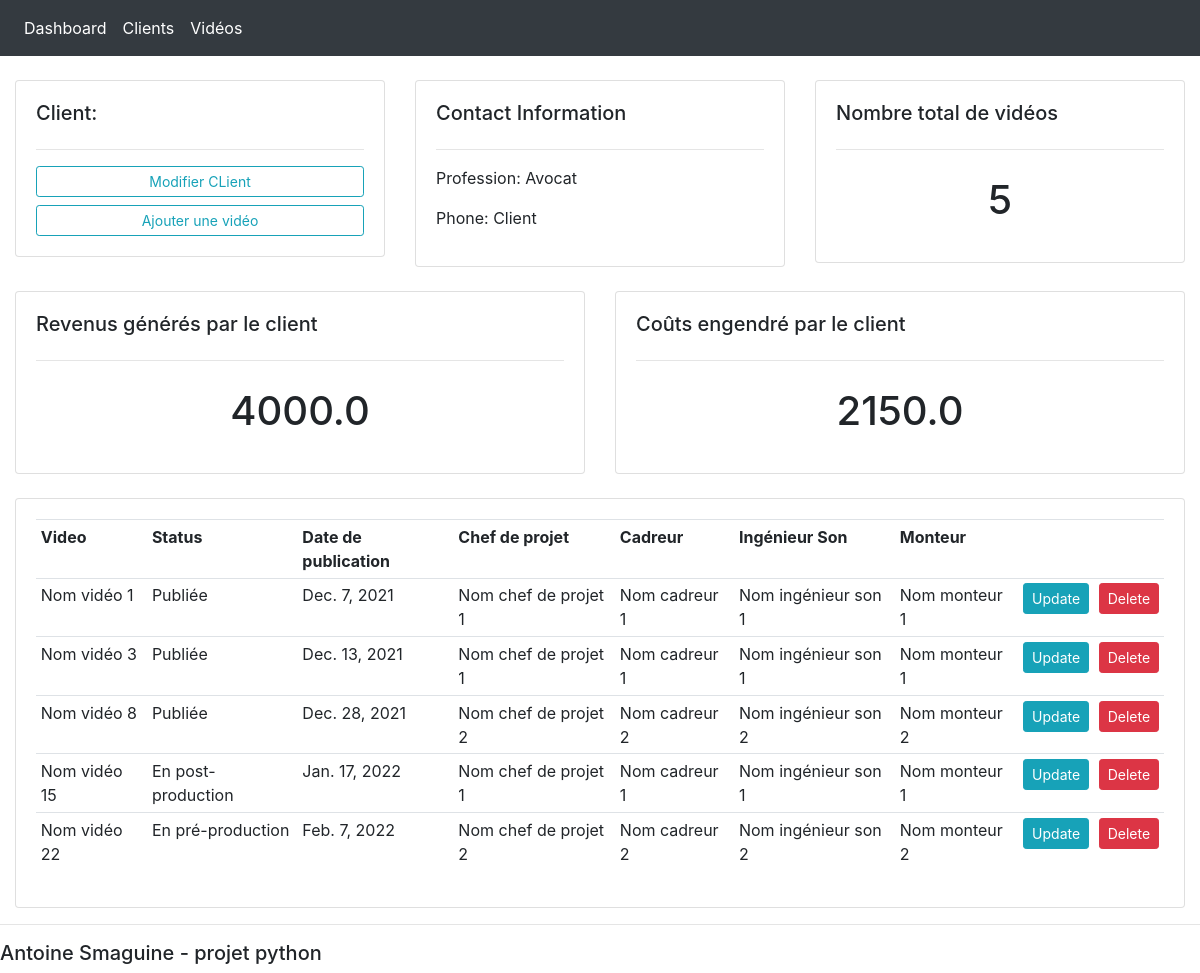
/client/1/, run on the app's committed database.
### dashboard/models.py (models this page shows, shortened)
class Client(models.Model):
    PROFESSION = (
        ('Avocat', 'Avocat'),
        ('Expert-comptable', 'Expert-comptable'),
        ('Maire', 'Maire')
    )
    STATUT = (
        ('Client','Client'),
        ('Lead qualifié','Lead qualifié'),
        ('Prospect','Prospect')
    )
    firstname = models.CharField(max_length=200, null=True, blank=True)
    lastname = models.CharField(max_length=200, null=True, blank=True)
    profession = models.CharField(max_length=200, null=True, blank=True, choices=PROFESSION)
    statut = models.CharField(max_length=200, null=True, blank=True, choices=STATUT)

class Video(models.Model):
    PRODUCTION_STAGE = (
        ('En pré-production', 'En pré-production'),
        ('En production', 'En production'),
        ('En post-production', 'En post-production'),
        ('Publiée', 'Publiée')
    )
    LIEU_TOURNAGE = (
        ('Studio 1','Studio 1'),
        ('Studio 2','Studio 2'),
        ('Studio 3', 'Studio 3')
    )
    videoName = models.CharField(max_length=200, null=True, blank=True)
    stage = models.CharField(max_length=200, null=True, blank=True, choices=PRODUCTION_STAGE)
    datePublication = models.DateField(null=True, blank=True)
    lieuTournage = models.CharField(max_length=200, null=True, blank=True, choices=LIEU_TOURNAGE)
    dateTournage = models.DateField(null=True, blank=True)
    heureTournage = models.TimeField(null=True, blank=True)
    revenusGen = models.FloatField(null=True, blank=True)
    client = models.ForeignKey(Client, null=True, blank=True, on_delete=models.SET_NULL)
    chefProjet = models.ForeignKey(ChefProjet, null=True, blank=True, on_delete=models.SET_NULL)
    cadreur = models.ForeignKey(Cadreur, null=True, blank=True, on_delete=models.SET_NULL)
    ingénieurSon = models.ForeignKey(IngenieurSon, null=True, blank=True, on_delete=models.SET_NULL)
    monteur = models.ForeignKey(Monteur, null=True, blank=True, on_delete=models.SET_NULL)
    impressionsLinkedin = models.FloatField(null=True, blank=True)
    likesLinkedin = models.FloatField(null=True, blank=True)
    partagesLinkedin = models.FloatField(null=True, blank=True)
    impressionsFacebook = models.FloatField(null=True, blank=True)
    likesFacebook = models.FloatField(null=True, blank=True)
    partagesFacebook = models.FloatField(null=True, blank=True)
    impressionsInstagram = models.FloatField(null=True, blank=True)
    likesInstagram = models.FloatField(null=True, blank=True)
    partagesInstagram = models.FloatField(null=True, blank=True)
    impressionsTwitter = models.FloatField(null=True, blank=True)
    likesTwitter = models.FloatField(null=True, blank=True)
    partagesTwitter = models.FloatField(null=True, blank=True)

class ChefProjet(models.Model):
    firstname = models.CharField(max_length=200, null=True, blank=True)
    lastname = models.CharField(max_length=200, null=True, blank=True)
    cost = models.FloatField(null=True, blank=True)
    def __str__(self):
        return self.lastname

class Cadreur(models.Model):
    firstname = models.CharField(max_length=200, null=True, blank=True)
    lastname = models.CharField(max_length=200, null=True, blank=True)
    cost = models.FloatField(null=True, blank=True)
    def __str__(self):
        return self.lastname

class IngenieurSon(models.Model):
    firstname = models.CharField(max_length=200, null=True, blank=True)
    lastname = models.CharField(max_length=200, null=True, blank=True)
    cost = models.FloatField(null=True, blank=True)
    def __str__(self):
        return self.lastname

class Monteur(models.Model):
    firstname = models.CharField(max_length=200, null=True, blank=True)
    lastname = models.CharField(max_length=200, null=True, blank=True)
    cost = models.FloatField(null=True, blank=True)
    def __str__(self):
        return self.lastname

### dashboard/views.py (the view)
# urls.py: path('client/<str:pk>/', views.clientPage, name='client'),
def clientPage(request, pk):
    client = Client.objects.get(id=pk)
    videos = client.video_set.all()
    videos_count = videos.count()
    clientCost = 0
    for v in videos:
        try:
            clientCost += v.chefProjet.cost + v.cadreur.cost + v.ingénieurSon.cost + v.monteur.cost
        except:
            continue
    clientRev = 0
    for v in videos:
        try:
            clientRev += v.revenusGen
        except:
            continue
    context = {'client': client, 'videos':videos, 'videos_count':videos_count, 'clientCost': clientCost, 'clientRev':clientRev}
    return render(request, 'dashboard/client.html', context)

### dashboard/templates/dashboard/client.html (shortened to what this page needs)
{%  extends 'dashboard/main.html' %}
{% block content %}
	<br>
	<div class="row">
		<div class="col-md">
			<div class="card card-body">
				<h5>Client:</h5>
				<hr>
				<a class="btn btn-outline-info  btn-sm btn-block" href="{% url 'update_client' client.id %}">Modifier CLient</a>
                <a class="btn btn-outline-info  btn-sm btn-block" href="{% url 'create_video' client.id %}">Ajouter une vidéo</a>
			</div>
		</div>
		<div class="col-md">
			<div class="card card-body">
				<h5>Contact Information</h5>
				<hr>
				<p>Profession: {{client.profession}}</p>
				<p>Phone: {{client.statut}}</p>
			</div>
		</div>
		<div class="col-md">
			<div class="card card-body">
				<h5>Nombre total de vidéos</h5>
				<hr>
				<h1 style="text-align: center;padding: 10px">{{videos_count}}</h1>
			</div>
		</div>
	</div>
	<br>
	<div class="row">
		<div class="col-md">
			<div class="card card-body">
				<h5>Revenus générés par le client</h5>
				<hr>
				<h1 style="text-align: center;padding: 10px">{{clientRev}}</h1>
			</div>
		</div>
		<div class="col-md">
			<div class="card card-body">
				<h5>Coûts engendré par le client</h5>
				<hr>
				<h1 style="text-align: center;padding: 10px">{{clientCost}}</h1>
			</div>
		</div>
	</div>
	<br>
	<div class="row">
		<div class="col-md">
			<div class="card card-body">
				<table class="table table-sm">
					<tr>
						<th>Video</th>
						<th>Status</th>
						<th>Date de publication</th>
						<th>Chef de projet</th>
						<th>Cadreur</th>
						<th>Ingénieur Son</th>
                        <th>Monteur</th>
						<th></th>
						<th></th>
					</tr>
					{% for video in videos %}
						<tr>
							<td>{{video.videoName}}</td>
							<td>{{video.stage}}</td>
							<td>{{video.datePublication}}</td>
							<td>{{video.chefProjet}}</td>
                            <td>{{video.cadreur}}</td>
                            <td>{{video.ingénieurSon}}</td>
                            <td>{{video.monteur}}</td>
                            <td><a class="btn btn-sm btn-info" href="{% url 'update_video' video.id %}">Update</a></td>
							<td><a class="btn btn-sm btn-danger" href="{% url 'delete_video' video.id %}">Delete</a></td>
                        </tr>
					{% endfor %}
				</table>
			</div>
		</div>
	</div>
{% endblock %}

### data on the page
Client: profession "Avocat", statut "Client"
Video: videoName "Nom vidéo 1", stage "Publiée", datePublication "Dec. 7, 2021", chefProjet "Nom chef de projet 1", cadreur "Nom cadreur 1", ingénieurSon "Nom ingénieur son 1", monteur "Nom monteur 1"
Video: videoName "Nom vidéo 3", stage "Publiée", datePublication "Dec. 13, 2021", chefProjet "Nom chef de projet 1", cadreur "Nom cadreur 1", ingénieurSon "Nom ingénieur son 1", monteur "Nom monteur 1"
Video: videoName "Nom vidéo 8", stage "Publiée", datePublication "Dec. 28, 2021", chefProjet "Nom chef de projet 2", cadreur "Nom cadreur 2", ingénieurSon "Nom ingénieur son 2", monteur "Nom monteur 2"
Video: videoName "Nom vidéo 15", stage "En post-production", datePublication "Jan. 17, 2022", chefProjet "Nom chef de projet 1", cadreur "Nom cadreur 1", ingénieurSon "Nom ingénieur son 1", monteur "Nom monteur 1"
Video: videoName "Nom vidéo 22", stage "En pré-production", datePublication "Feb. 7, 2022", chefProjet "Nom chef de projet 2", cadreur "Nom cadreur 2", ingénieurSon "Nom ingénieur son 2", monteur "Nom monteur 2"

### other printed values
{{ videos_count }} "5"
{{ clientRev }} "4000.0"
{{ clientCost }} "2150.0"
